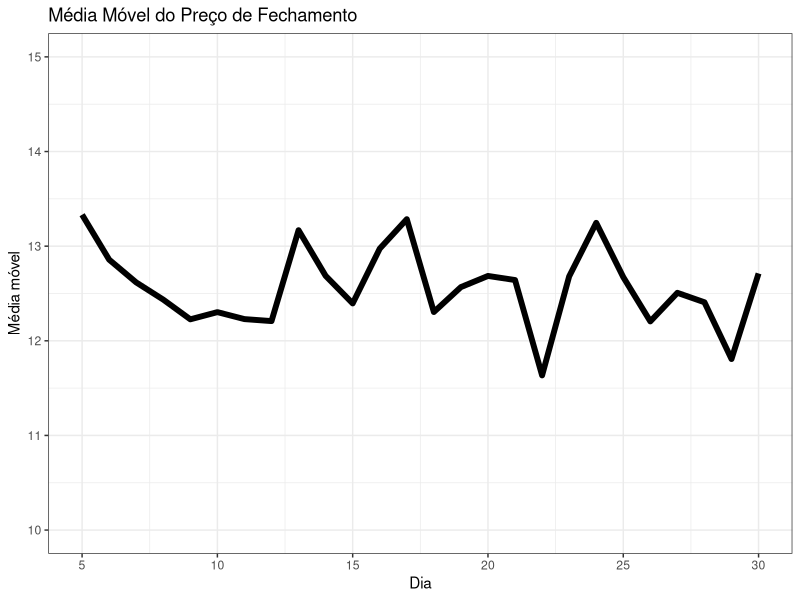
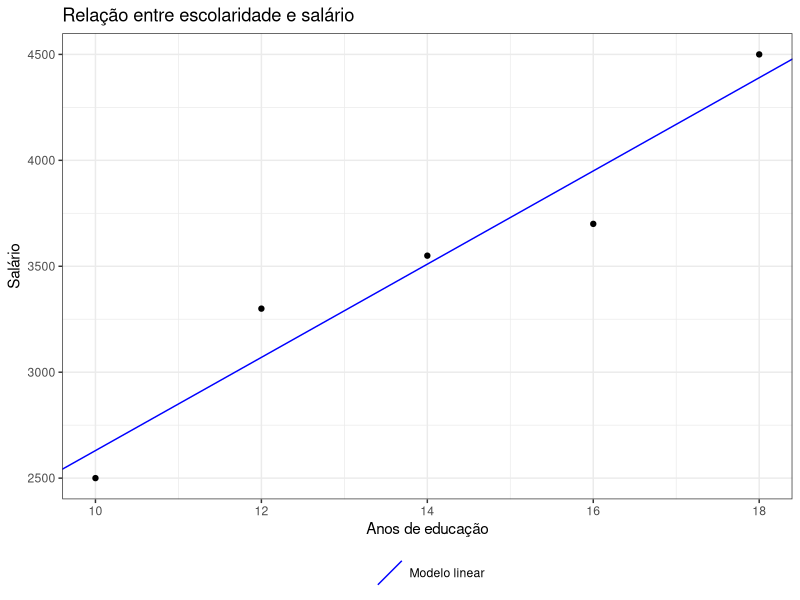

Write the R code that produced these figures, in order.
## ----eval=FALSE----------------------------------------------------------------------------------------
## if (condição) {
##   # Bloco de código a ser executado se a condição for verdadeira
## } else {
##   # Bloco de código a ser executado se a condição for falsa
## }


## ------------------------------------------------------------------------------------------------------
# Definindo a semente para garantir reprodutibilidade
set.seed(42)

# Gerando um número aleatório entre -10 e 10
numero <- sample(-10:10, 1)

if (numero > 0) {
  print("O número é positivo.")
} else {
  print("O número é negativo ou zero.")
}


## ----eval=FALSE----------------------------------------------------------------------------------------
## if (condição1) {
##   # Bloco de código a ser executado se a condição1 for verdadeira
## } else if (condição2) {
##   # Bloco de código a ser executado se a condição2 for verdadeira
## } else {
##   # Bloco de código a ser executado se nenhuma das condições anteriores for verdadeira
## }


## ------------------------------------------------------------------------------------------------------
# Determina a classificação da empresa com base na receita anual
receita_anual <- 1500000

if (receita_anual >= 2000000) {
  print("Empresa de Grande Porte")
} else if (receita_anual >= 1000000) {
  print("Empresa de Médio Porte")
} else if (receita_anual >= 500000) {
  print("Empresa de Pequeno Porte")
} else {
  print("Microempresa")
}


## ------------------------------------------------------------------------------------------------------
# Exemplo de loop for para iterar sobre índices
for (i in 1:5) {
  print(i)
}


## ------------------------------------------------------------------------------------------------------
# Exemplo de loop for para iterar sobre elementos de um vetor
clientes <- c("João", "Maria", "José", "Ana")
for (nome in clientes) {
  print(nome)
}



## ------------------------------------------------------------------------------------------------------
set.seed(42)
pib_paises <- runif(10, min = 25000000, max = 40000000)
populacao_paises <- runif(10, min = 1000000, max = 15000000)

pib_per_capita <- numeric(length = 10)

# Loop for para calcular o PIB per capita para cada pais
for (i in 1:10) {
  # Calculando o PIB per capita
  pib_per_capita[i] <- pib_paises[i] / populacao_paises[i]
}
print(round(pib_per_capita, 3))


## ------------------------------------------------------------------------------------------------------
set.seed(42)
preco_acao <- runif(30, min = 9, max = 15)


## ------------------------------------------------------------------------------------------------------
media_movel <- numeric(length = 26)  # Vetor para armazenar a média móvel

for (i in 5:30) {
  media_movel[i - 4] <- mean(preco_acao[(i - 4):i])
}


## ------------------------------------------------------------------------------------------------------
print(media_movel)


## ----echo=FALSE----------------------------------------------------------------------------------------
ggplot2::ggplot(tidyr::tibble(t=5:30, mm=media_movel), ggplot2::aes(t, mm)) +
  ggplot2::geom_line(linewidth=2) +
  ggplot2::scale_x_continuous(breaks=seq(5,30,5))+
  ggplot2::labs(x="Dia", y="Média móvel", title="Média Móvel do Preço de Fechamento")+
  ggplot2::ylim(10, 15)+
  ggplot2::theme_bw()


## ----eval=FALSE----------------------------------------------------------------------------------------
## while (condição) {
##   # Código a ser repetido enquanto a condição for verdadeira
## }


## ------------------------------------------------------------------------------------------------------
acoes <- c( "Aprender a programar em R",
        "Aprender a programar em Python",
        "Fazer um café",
        "Descansar")

set.seed(42)
acao <- sample(acoes, 1)
print(acao)


## ------------------------------------------------------------------------------------------------------
set.seed(420)
while(acao != "Descansar") {
  acao <- sample(acoes, 1)
  print(acao)
}


## ------------------------------------------------------------------------------------------------------
set.seed(42)  # Define uma semente para a replicabilidade dos resultados

# População inicial
populacao <- 1000

# Taxa de crescimento anual da população (em decimal)
taxa_crescimento <- 0.02

# População limite desejada
limite_populacional <- 2000

# Inicializando o contador de anos
anos <- 0

# Simulando o crescimento populacional até atingir o limite
while (populacao < limite_populacional) {
  # Calculando o número de novos indivíduos neste ano
  novos_individuos <- populacao * taxa_crescimento
  
  # Incrementando a população com os novos indivíduos
  populacao <- populacao + novos_individuos
  
  # Incrementando o contador de anos
  anos <- anos + 1
}

# Imprimindo o número de anos necessários para atingir o limite populacional
print(paste("Foram necessários", anos, "anos para atingir uma população de", populacao))



## ----eval=FALSE----------------------------------------------------------------------------------------
## nome_da_funcao <- function(parametros) {
##   # Corpo da função
##   # Código que realiza a tarefa desejada
##   # Pode incluir operações matemáticas, manipulação de dados, etc.
##   return(resultado)  # Retorna o resultado desejado
## }


## ------------------------------------------------------------------------------------------------------
# Função para realizar regressão linear simples
regressao_linear <- function(x, y) {
  modelo <- lm(y ~ x)  # Criando o modelo de regressão linear
  return(modelo)  # Retornando o modelo
}

# Dados de exemplo: salário (y) em função dos anos de educação (x)
anos_educacao <- c(10, 12, 14, 16, 18)
salario <- c(2500, 3300, 3550, 3700, 4500)

# Chamando a função de regressão linear
modelo_regressao <- regressao_linear(anos_educacao, salario)


## ------------------------------------------------------------------------------------------------------
# Exibindo os resultados da regressão
summary(modelo_regressao)


## ----echo=FALSE----------------------------------------------------------------------------------------
coefs = data.frame(intercept=coef(modelo_regressao)[1],
                   slope=coef(modelo_regressao)[2],
                   class = "coef")

ggplot2::ggplot(tidyr::tibble(anos_educacao = anos_educacao,
       salario = salario),
       ggplot2::aes(anos_educacao, salario))+
  ggplot2::geom_point() +
  ggplot2::geom_abline(data=coefs,
              ggplot2::aes(intercept=intercept,slope=slope,color=class),
              show.legend = TRUE)+
  ggplot2::scale_color_manual(breaks=c("coef"), 
                              values="blue", labels=c("Modelo linear"))+
  ggplot2::labs(x="Anos de educação", y="Salário", title="Relação entre escolaridade e salário",color="")+
  ggplot2::theme_bw()+
  ggplot2::theme(legend.position = "bottom")


## ----eval=FALSE----------------------------------------------------------------------------------------
## install.packages("nome_do_pacote")


## ----eval=FALSE----------------------------------------------------------------------------------------
## library(nome_do_pacote)


## ------------------------------------------------------------------------------------------------------
set.seed(42)
lancamentos <- rbinom(100, 1, 0.5)


# Exercicios
## ----eval=FALSE----------------------------------------------------------------------------------------
## install.packages("nycflights13")


## ----eval=FALSE----------------------------------------------------------------------------------------
## library(nycflights13)


## ----eval=FALSE----------------------------------------------------------------------------------------
## ?flights
## ?airports

